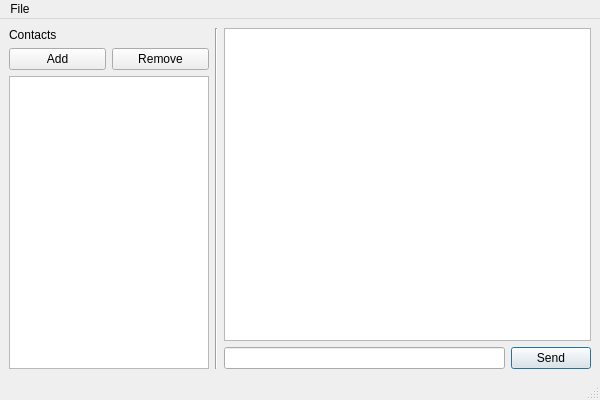
<?xml version="1.0" encoding="UTF-8"?>
<ui version="4.0">
 <class>PartisanMain</class>
 <widget class="QMainWindow" name="PartisanMain">
  <property name="windowModality">
   <enum>Qt::WindowModal</enum>
  </property>
  <property name="geometry">
   <rect>
    <x>0</x>
    <y>0</y>
    <width>600</width>
    <height>400</height>
   </rect>
  </property>
  <property name="minimumSize">
   <size>
    <width>600</width>
    <height>400</height>
   </size>
  </property>
  <property name="maximumSize">
   <size>
    <width>1920</width>
    <height>1080</height>
   </size>
  </property>
  <property name="windowTitle">
   <string>Partisan - Messenger</string>
  </property>
  <widget class="QWidget" name="centralwidget">
   <layout class="QHBoxLayout" name="horizontalLayout_2">
    <item>
     <layout class="QGridLayout" name="gridLayout">
      <item row="0" column="0">
       <widget class="QLabel" name="labelContactList">
        <property name="sizePolicy">
         <sizepolicy hsizetype="Fixed" vsizetype="Fixed">
          <horstretch>0</horstretch>
          <verstretch>0</verstretch>
         </sizepolicy>
        </property>
        <property name="text">
         <string>Contacts</string>
        </property>
        <property name="textInteractionFlags">
         <set>Qt::LinksAccessibleByMouse</set>
        </property>
       </widget>
      </item>
      <item row="1" column="0">
       <layout class="QHBoxLayout" name="horizontalLayout">
        <item>
         <widget class="QPushButton" name="pushButtonAdd">
          <property name="sizePolicy">
           <sizepolicy hsizetype="Preferred" vsizetype="Fixed">
            <horstretch>0</horstretch>
            <verstretch>0</verstretch>
           </sizepolicy>
          </property>
          <property name="text">
           <string>Add</string>
          </property>
         </widget>
        </item>
        <item>
         <widget class="QPushButton" name="pushButtonRemove">
          <property name="sizePolicy">
           <sizepolicy hsizetype="Preferred" vsizetype="Fixed">
            <horstretch>0</horstretch>
            <verstretch>0</verstretch>
           </sizepolicy>
          </property>
          <property name="text">
           <string>Remove</string>
          </property>
         </widget>
        </item>
       </layout>
      </item>
      <item row="2" column="0">
       <widget class="QListWidget" name="listContacts">
        <property name="sizePolicy">
         <sizepolicy hsizetype="Preferred" vsizetype="Expanding">
          <horstretch>0</horstretch>
          <verstretch>0</verstretch>
         </sizepolicy>
        </property>
        <property name="minimumSize">
         <size>
          <width>120</width>
          <height>0</height>
         </size>
        </property>
        <property name="maximumSize">
         <size>
          <width>200</width>
          <height>16777215</height>
         </size>
        </property>
        <property name="layoutDirection">
         <enum>Qt::LeftToRight</enum>
        </property>
        <property name="styleSheet">
         <string notr="true"/>
        </property>
       </widget>
      </item>
     </layout>
    </item>
    <item>
     <widget class="Line" name="lineChat">
      <property name="orientation">
       <enum>Qt::Vertical</enum>
      </property>
     </widget>
    </item>
    <item>
     <layout class="QVBoxLayout" name="verticalLayoutChat">
      <item>
       <widget class="QListWidget" name="listMessages">
        <property name="sizePolicy">
         <sizepolicy hsizetype="Preferred" vsizetype="MinimumExpanding">
          <horstretch>0</horstretch>
          <verstretch>0</verstretch>
         </sizepolicy>
        </property>
       </widget>
      </item>
      <item>
       <layout class="QHBoxLayout" name="horizontalLayoutMessageInputAndButton">
        <item>
         <widget class="QLineEdit" name="lineInputMessage">
          <property name="sizePolicy">
           <sizepolicy hsizetype="MinimumExpanding" vsizetype="Fixed">
            <horstretch>0</horstretch>
            <verstretch>0</verstretch>
           </sizepolicy>
          </property>
          <property name="inputMask">
           <string/>
          </property>
          <property name="text">
           <string/>
          </property>
          <property name="placeholderText">
           <string/>
          </property>
         </widget>
        </item>
        <item>
         <widget class="QPushButton" name="pushButtonSendMessage">
          <property name="text">
           <string>Send</string>
          </property>
          <property name="default">
           <bool>true</bool>
          </property>
         </widget>
        </item>
       </layout>
      </item>
     </layout>
    </item>
   </layout>
  </widget>
  <widget class="QMenuBar" name="menubar">
   <property name="geometry">
    <rect>
     <x>0</x>
     <y>0</y>
     <width>600</width>
     <height>24</height>
    </rect>
   </property>
   <widget class="QMenu" name="menuFile">
    <property name="title">
     <string>File</string>
    </property>
    <addaction name="actionLoadContacts"/>
    <addaction name="actionNewContactsDatabase"/>
    <addaction name="actionConntection"/>
   </widget>
   <addaction name="menuFile"/>
  </widget>
  <widget class="QStatusBar" name="statusbar"/>
  <action name="actionAddAccount">
   <property name="text">
    <string>Add...</string>
   </property>
  </action>
  <action name="actionAccountInfo">
   <property name="text">
    <string>Info</string>
   </property>
  </action>
  <action name="actionNew">
   <property name="text">
    <string>New...</string>
   </property>
  </action>
  <action name="actionLoadContacts">
   <property name="text">
    <string>Load Contacts...</string>
   </property>
  </action>
  <action name="actionNewContactsDatabase">
   <property name="text">
    <string>New Contacts Database...</string>
   </property>
  </action>
  <action name="actionConntection">
   <property name="text">
    <string>Connection...</string>
   </property>
  </action>
 </widget>
 <resources/>
 <connections/>
</ui>
